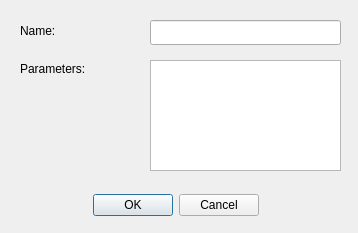
<?xml version="1.0" encoding="UTF-8"?>
<ui version="4.0">
 <class>NewEventDialog</class>
 <widget class="QDialog" name="NewEventDialog">
  <property name="geometry">
   <rect>
    <x>0</x>
    <y>0</y>
    <width>358</width>
    <height>233</height>
   </rect>
  </property>
  <property name="windowTitle">
   <string>Dialog</string>
  </property>
  <property name="modal">
   <bool>true</bool>
  </property>
  <widget class="QLabel" name="label_2">
   <property name="geometry">
    <rect>
     <x>20</x>
     <y>60</y>
     <width>121</width>
     <height>17</height>
    </rect>
   </property>
   <property name="text">
    <string>Parameters:</string>
   </property>
  </widget>
  <widget class="QDialogButtonBox" name="buttonBox">
   <property name="geometry">
    <rect>
     <x>50</x>
     <y>190</y>
     <width>251</width>
     <height>31</height>
    </rect>
   </property>
   <property name="orientation">
    <enum>Qt::Horizontal</enum>
   </property>
   <property name="standardButtons">
    <set>QDialogButtonBox::Cancel|QDialogButtonBox::Ok</set>
   </property>
   <property name="centerButtons">
    <bool>true</bool>
   </property>
  </widget>
  <widget class="QLabel" name="label">
   <property name="geometry">
    <rect>
     <x>20</x>
     <y>20</y>
     <width>111</width>
     <height>21</height>
    </rect>
   </property>
   <property name="text">
    <string>Name:</string>
   </property>
  </widget>
  <widget class="QLineEdit" name="leName">
   <property name="geometry">
    <rect>
     <x>150</x>
     <y>20</y>
     <width>191</width>
     <height>25</height>
    </rect>
   </property>
  </widget>
  <widget class="QTextEdit" name="leParams">
   <property name="geometry">
    <rect>
     <x>150</x>
     <y>60</y>
     <width>191</width>
     <height>111</height>
    </rect>
   </property>
  </widget>
 </widget>
 <resources/>
 <connections/>
</ui>
